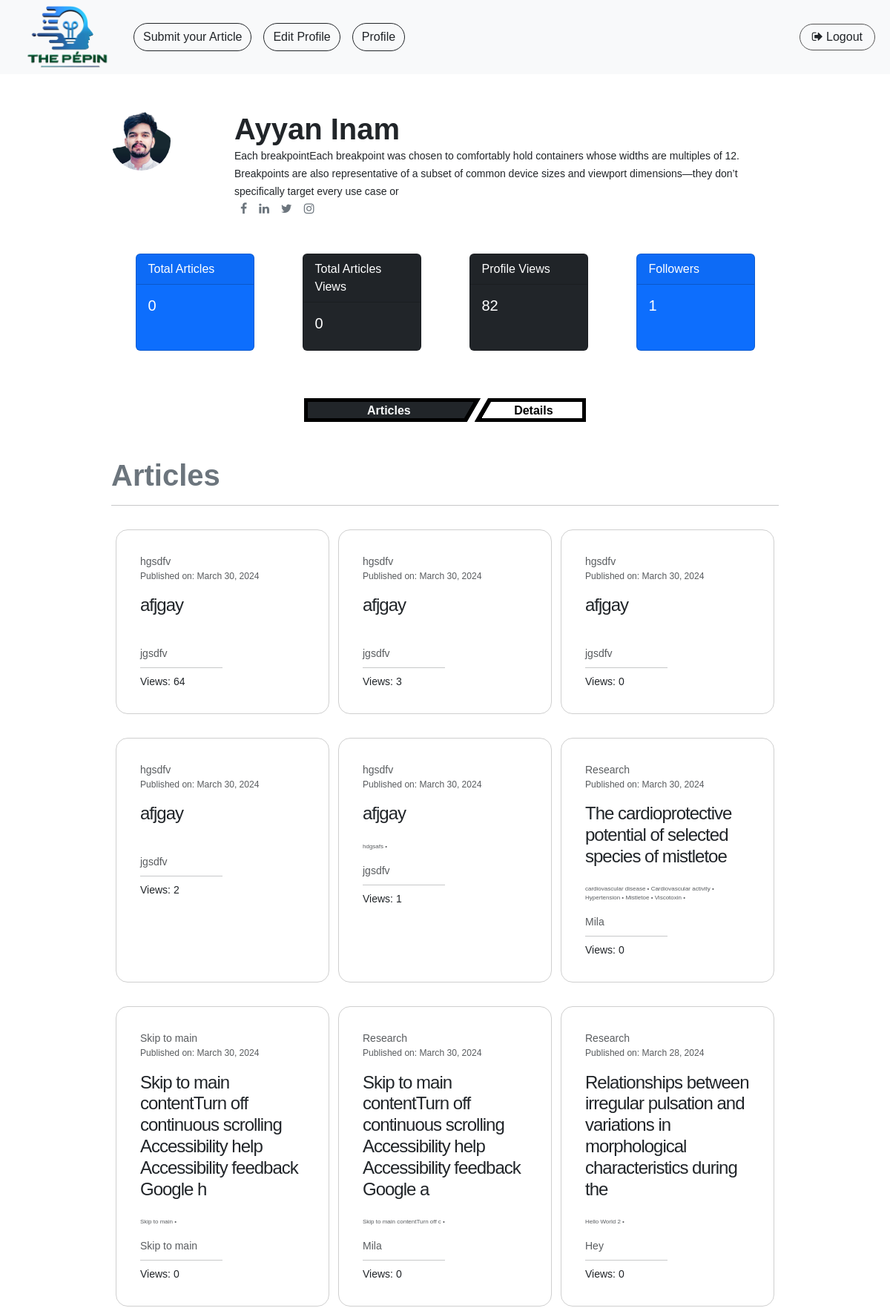
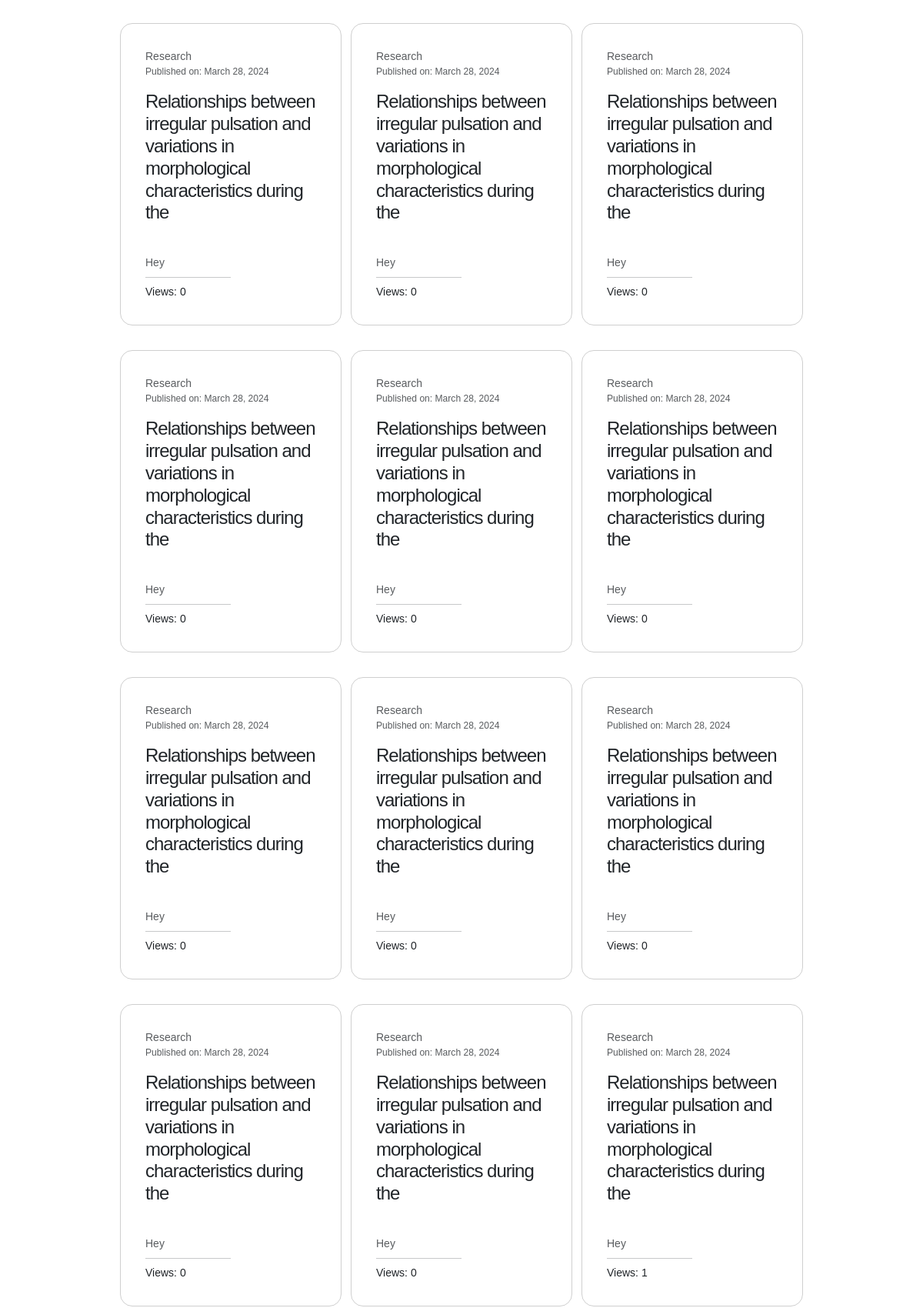
Page /profile-view/1 (signed in, upper part) on the committed database (2 pictures, top to bottom).
### base/models.py (models this page shows, shortened)
class User(AbstractUser):
    USERNAME_FIELD = 'email'
    profile_picture = models.ImageField(upload_to='profile_pictures/', blank=True, null=True, default='profile_pictures/default_pp.png')
    email = models.EmailField(unique=True)
    user_title = models.CharField(max_length=100, blank=True)
    user_bio = models.TextField(blank=True)
    followers = models.ManyToManyField('self', symmetrical=False, related_name='following')
    facebook_link = models.URLField(blank=True)
    twitter_link = models.URLField(blank=True)
    linkedin_link = models.URLField(blank=True)
    instagram_link = models.URLField(blank=True)
    profile_views = models.PositiveIntegerField(default=0)
    total_publications = models.PositiveIntegerField(default=0)
    publication_views = models.PositiveIntegerField(default=0)
    publication_downloads = models.PositiveIntegerField(default=0)
    specialty = models.ManyToManyField('Specialty', related_name='users', blank=True)
    expertise = models.ManyToManyField('Expertise', related_name='users', blank=True)
    education = models.ManyToManyField('Education', related_name='users', blank=True)
    honors_and_awards = models.ManyToManyField('HonorsAndAwards', related_name='users', blank=True)
    affiliations = models.ManyToManyField('Affiliation', related_name='users', blank=True)
    username = None
    REQUIRED_FIELDS = []  # Add any additional required fields here

class Article(models.Model):
    title = models.CharField(max_length=255)
    user = models.ForeignKey('User', on_delete=models.CASCADE, related_name='articleUser', blank=False)
    article_type = models.ForeignKey('ArticleType', on_delete=models.CASCADE, related_name='articlestype', blank=True)
    resources = models.ManyToManyField('Resources', related_name='articles', blank=True)
    description = models.TextField()
    disclaimer = models.TextField(blank=True)
    copyright = models.TextField(blank=True)
    reviewed_by = models.ForeignKey(User, on_delete=models.CASCADE, related_name='reviewed_articles', blank=True, null=True)
    edited_by = models.ForeignKey(User, on_delete=models.CASCADE, related_name='edited_articles', blank=True, null=True)
    received_date = models.DateField(blank=True, null=True, auto_now_add=True)
    accepted_date = models.DateField(blank=True, null=True)
    published_date = models.DateField(blank=True, null=True, auto_now_add=True)
    keywords = models.ManyToManyField('Keyword', related_name='articles', blank=True)
    institution = models.ForeignKey('Institution', related_name='institution_articles', on_delete=models.CASCADE, blank=True)
    views=  models.PositiveIntegerField(null=False, blank=False, default=0)

class ArticleType(models.Model):
    name = models.CharField(max_length=100, unique=True)
    def __str__(self) -> str:
        return self.name

class Institution(models.Model):
    name = models.CharField(max_length=255)
    def __str__(self) -> str:
        return self.name

class Keyword(models.Model):
    name = models.CharField(max_length=100, unique=True)

### base/views.py (the view)
# urls.py: path('profile-view/<int:id>', views.profile_view, name='profile_view'),
def profile_view(request, id):
    try:
        user = User.objects.get(id=id)
        all_articles = Article.objects.filter(user=user).order_by('-published_date')
        if not user == request.user:
            user.profile_views = user.profile_views + 1
        user.save()
    except:
        messages.error(request, "No Profile Found")
        return render(request, 'base/profile_view.html')
    context = {
        'user':user,
        "all_articles":all_articles,
    }
    return render(request, 'base/profile_view.html', context)

### templates/base/profile_view.html (shortened to what this page needs)
{% extends "base/base.html" %}
{% load static %}
{% block content %}
<div class="profile_view w-75 mx-auto">
  <div class="first_profile_encloser my-5 ">
    <div class="profile__details row">
      <div class="col-12 col-sm-2">
      {% if user.profile_picture %}
      <img class="pp" src="{{user.profile_picture.url}}" alt="">
      {% else %}
      <img class="pp" src="{% static 'base/images/default_pp.png' %}" alt="">
      {%endif%}
    </div>
      <div class="col-12 col-sm-10  px-4 name_det">
        {% if user.first_name or user.last_name %}
        <h1 class="fw-bold my-0">{{user.first_name}} {{user.last_name}}</h1>
        {% else %}
        <h1 class="fw-bold my-0">{{user.email}}</h1>
        {% endif%}
        <small class="my-0">{{user.user_title}}</small>
        <div class="icon_pack_social d-flex ">
          <a target="_blank" href="{{user.facebook_link}}"><i class="mx-2 text-secondary fa fa-facebook"></i></a>
          <a target="_blank" href="{{user.linkedin_link}}"><i class="mx-2 text-secondary fa fa-linkedin"></i></a>
          <a target="_blank" href="{{user.twitter_link}}"><i class="mx-2 text-secondary fa fa-twitter"></i></a>
          <a target="_blank" href="{{user.instagram_link}}"><i class="mx-2 text-secondary fa fa-instagram"></i></a>
        </div>
      </div>
    </div>
    <div class="profile__stats my-5 d-flex flex-wrap flex-row justify-content-around">
      <div class="card text-bg-primary mb-3 mx-2" style="min-width: 10rem; max-width:10rem;">
        <div class="card-header">Total Articles</div>
        <div class="card-body">
          <h5 class="card-title">{{user.total_publications}}</h5>
        </div>
      </div>
      <div class="card text-bg-dark mb-3 mx-2" style="min-width: 10rem; max-width:10rem;">
        <div class="card-header">Total Articles Views</div>
        <div class="card-body">
          <h5 class="card-title">{{user.publication_views}}</h5>
        </div>
      </div>
      <div class="card text-bg-dark mb-3 mx-2" style="min-width: 10rem; max-width:10rem;">
        <div class="card-header">Profile Views</div>
        <div class="card-body">
          <h5 class="card-title">{{user.profile_views}}</h5>
        </div>
      </div>
      <div class="card text-bg-primary mb-3 mx-2" style="min-width: 10rem; max-width:10rem;">
        <div class="card-header">Followers</div>
        <div class="card-body">
          <h5 class="card-title">{{user.followers.all | length}}</h5>
        </div>
      </div>
    </div>
  </div>
  <div class="button__collection dj__shifter__buttons">
    <button class="bg-dark text-light" id="article__btn">Articles</button>
    <button class=" " id="detail__btn">Details</button>
  </div>
  <div id="all_articles" class="all_articles my-5">
    <h1 class="fw-bold text-secondary">Articles</h1>
    <hr>
    <div class="all_closer my-3 d-flex flex-wrap justify-content-around">
      {% for article in all_articles %}
      <a class="article_card text-dark no_underline" href="{% url 'article_view' article.id %}">
        <small class="my-0 text-muted">{{article.article_type}}</small>
        <small class="text-muted published_date_of_article">Published on: {{article.published_date}}</small>
        <span class="h4 art__headline">{{article.title | slice:"0:100" }}</span>
        <small class="article_keywords text-muted">
          {% for keyword in article.keywords.all|slice:":6" %}
          {{ keyword.name }} •
          {% endfor %}
        </small>
        <small class="my-0 text-muted">{{article.institution}}</small>
        <hr class="my-2 w-50">
        <small class="my-0">Views: {{article.views}}</small>
      </a>
      {% endfor %}
    </div>
  </div>
</div>
{% endblock content %}

### static/base/css/style.css (style rules this page uses)
:root { --grey-color: rgb(85, 85, 85); --lgrey-color:rgb(230, 230, 230); --green-color: #00ab50; --light-blue-color: rgb(48, 205, 253); --dark-blue-color: #3578E4; }
body { font-family: "Dosis", sans-serif !important; font-optical-sizing: auto; font-weight: normal; font-style: normal; box-sizing: border-box; }
.no_underline { text-decoration: none; }
.article_card { display: flex; flex-direction: column; justify-content: flex-start; max-width: 18rem; }
.article_card>* { margin: 1rem 0; }
.article_card .article_keywords { font-size: 0.5rem; }
.article_card { cursor: pointer; border: 1px solid rgb(207, 207, 207); border-radius: 1rem; padding: 2rem 2rem; margin: 1rem 0; width: 18rem; }
.article_card .published_date_of_article { margin-bottom: 1rem; margin-top:0; font-size: 0.756rem; }
.article_card .art__headline { letter-spacing:-1px; }
.first_profile_encloser .pp { width: 5rem; height: 5rem; border-radius: 100rem; }
.dj__shifter__buttons { justify-content: center; align-items: center; display: flex; margin: 0 auto; flex-wrap: wrap; max-width: 100%; width: 380px; gap: 10px; --b: 5px; --h: 2em; }
.dj__shifter__buttons button { --_c: rgb(0, 0, 0); flex: calc(1.25 + var(--_s,0)); min-width: 0; font-size: 1rem; font-weight: bold; height: var(--h); cursor: pointer; color: var(--_c); border: var(--b) solid var(--_c); background: conic-gradient(at calc(100% - 1.3*var(--b)) 0,var(--_c) 209deg, #0000 211deg) border-box; clip-path: polygon(0 0,100% 0,calc(100% - 0.577*var(--h)) 100%,0 100%); padding: 0 calc(0.288*var(--h)) 0 0; margin: 0 calc(-0.288*var(--h)) 0 0; box-sizing: border-box; transition: flex .4s; }
.dj__shifter__buttons button + button { --_c: rgb(0, 0, 0); flex: calc(.75 + var(--_s,0)); background: conic-gradient(from -90deg at calc(1.3*var(--b)) 100%,var(--_c) 119deg, #0000 121deg) border-box; clip-path: polygon(calc(0.577*var(--h)) 0,100% 0,100% 100%,0 100%); margin: 0 0 0 calc(-0.288*var(--h)); padding: 0 0 0 calc(0.288*var(--h)); }

### rows in the picture
User: profile_picture (picture), first_name "Ayyan", last_name "Inam", user_title "Each breakpointEach breakpoint was chosen to comfortably hold containers whose widths are multiples of 12. Breakpoints are also representative of a subset of common device sizes and viewport dimensions—they don’t specifically target every use case or", total_publications "0", publication_views "0", profile_views "82", followers.all|length "1"
Article: article_type "hgsdfv", published_date "March 30, 2024", title "afjgay", institution "jgsdfv", views "64"
Article: article_type "hgsdfv", published_date "March 30, 2024", title "afjgay", institution "jgsdfv", views "3"
Article: article_type "hgsdfv", published_date "March 30, 2024", title "afjgay", institution "jgsdfv", views "0"
Article: article_type "hgsdfv", published_date "March 30, 2024", title "afjgay", institution "jgsdfv", views "2"
Article: article_type "hgsdfv", published_date "March 30, 2024", title "afjgay", institution "jgsdfv", views "1"
Keyword: name "hdgsafs"
Article: article_type "Research", published_date "March 30, 2024", title "The cardioprotective potential of selected species of mistletoe", institution "Mila", views "0"
Keyword: name "cardiovascular disease"
Keyword: name "Cardiovascular activity"
Keyword: name "Hypertension"
Keyword: name "Mistletoe"
Keyword: name "Viscotoxin"
Article: article_type "Skip to main", published_date "March 30, 2024", title "Skip to main contentTurn off continuous scrolling Accessibility help Accessibility feedback Google h", institution "Skip to main", views "0"
Keyword: name "Skip to main"
Article: article_type "Research", published_date "March 30, 2024", title "Skip to main contentTurn off continuous scrolling Accessibility help Accessibility feedback Google a", institution "Mila", views "0"
Keyword: name "Skip to main contentTurn off c"
Article: article_type "Research", published_date "March 28, 2024", title "Relationships between irregular pulsation and variations in morphological characteristics during the", institution "Hey", views "0"
Keyword: name "Hello World 2"
Article: article_type "Research", published_date "March 28, 2024", title "Relationships between irregular pulsation and variations in morphological characteristics during the", institution "Hey", views "0"
Article: article_type "Research", published_date "March 28, 2024", title "Relationships between irregular pulsation and variations in morphological characteristics during the", institution "Hey", views "0"
Article: article_type "Research", published_date "March 28, 2024", title "Relationships between irregular pulsation and variations in morphological characteristics during the", institution "Hey", views "0"
Article: article_type "Research", published_date "March 28, 2024", title "Relationships between irregular pulsation and variations in morphological characteristics during the", institution "Hey", views "0"
Article: article_type "Research", published_date "March 28, 2024", title "Relationships between irregular pulsation and variations in morphological characteristics during the", institution "Hey", views "0"
Article: article_type "Research", published_date "March 28, 2024", title "Relationships between irregular pulsation and variations in morphological characteristics during the", institution "Hey", views "0"
Article: article_type "Research", published_date "March 28, 2024", title "Relationships between irregular pulsation and variations in morphological characteristics during the", institution "Hey", views "0"
Article: article_type "Research", published_date "March 28, 2024", title "Relationships between irregular pulsation and variations in morphological characteristics during the", institution "Hey", views "0"
Article: article_type "Research", published_date "March 28, 2024", title "Relationships between irregular pulsation and variations in morphological characteristics during the", institution "Hey", views "0"
Article: article_type "Research", published_date "March 28, 2024", title "Relationships between irregular pulsation and variations in morphological characteristics during the", institution "Hey", views "0"
Article: article_type "Research", published_date "March 28, 2024", title "Relationships between irregular pulsation and variations in morphological characteristics during the", institution "Hey", views "0"
Article: article_type "Research", published_date "March 28, 2024", title "Relationships between irregular pulsation and variations in morphological characteristics during the", institution "Hey", views "1"
